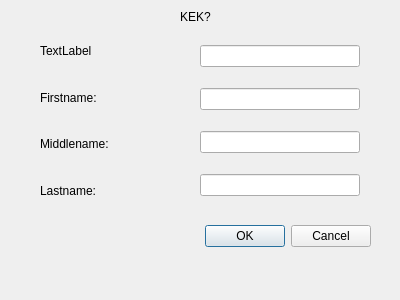
<?xml version="1.0" encoding="UTF-8"?>
<ui version="4.0">
 <class>EditRecord</class>
 <widget class="QDialog" name="EditRecord">
  <property name="geometry">
   <rect>
    <x>0</x>
    <y>0</y>
    <width>400</width>
    <height>300</height>
   </rect>
  </property>
  <property name="windowTitle">
   <string>Dialog</string>
  </property>
  <widget class="QDialogButtonBox" name="buttonBox">
   <property name="geometry">
    <rect>
     <x>30</x>
     <y>220</y>
     <width>341</width>
     <height>32</height>
    </rect>
   </property>
   <property name="orientation">
    <enum>Qt::Horizontal</enum>
   </property>
   <property name="standardButtons">
    <set>QDialogButtonBox::Cancel|QDialogButtonBox::Ok</set>
   </property>
  </widget>
  <widget class="QLabel" name="label">
   <property name="geometry">
    <rect>
     <x>180</x>
     <y>10</y>
     <width>46</width>
     <height>13</height>
    </rect>
   </property>
   <property name="text">
    <string>KEK?</string>
   </property>
  </widget>
  <widget class="QWidget" name="verticalLayoutWidget">
   <property name="geometry">
    <rect>
     <x>40</x>
     <y>30</y>
     <width>160</width>
     <height>181</height>
    </rect>
   </property>
   <layout class="QVBoxLayout" name="verticalLayout">
    <item>
     <widget class="QLabel" name="label_3">
      <property name="text">
       <string>TextLabel</string>
      </property>
     </widget>
    </item>
    <item>
     <widget class="QLabel" name="label_5">
      <property name="text">
       <string>Firstname:</string>
      </property>
     </widget>
    </item>
    <item>
     <widget class="QLabel" name="label_4">
      <property name="text">
       <string>Middlename:</string>
      </property>
     </widget>
    </item>
    <item>
     <widget class="QLabel" name="label_2">
      <property name="text">
       <string>Lastname:</string>
      </property>
     </widget>
    </item>
   </layout>
  </widget>
  <widget class="QWidget" name="verticalLayoutWidget_2">
   <property name="geometry">
    <rect>
     <x>200</x>
     <y>30</y>
     <width>160</width>
     <height>181</height>
    </rect>
   </property>
   <layout class="QVBoxLayout" name="verticalLayout_2">
    <item>
     <widget class="QLineEdit" name="aaa"/>
    </item>
    <item>
     <widget class="QLineEdit" name="fnEdit"/>
    </item>
    <item>
     <widget class="QLineEdit" name="mdlEdit"/>
    </item>
    <item>
     <widget class="QLineEdit" name="lstEdit"/>
    </item>
   </layout>
  </widget>
 </widget>
 <resources/>
 <connections>
  <connection>
   <sender>buttonBox</sender>
   <signal>accepted()</signal>
   <receiver>EditRecord</receiver>
   <slot>accept()</slot>
   <hints>
    <hint type="sourcelabel">
     <x>248</x>
     <y>254</y>
    </hint>
    <hint type="destinationlabel">
     <x>157</x>
     <y>274</y>
    </hint>
   </hints>
  </connection>
  <connection>
   <sender>buttonBox</sender>
   <signal>rejected()</signal>
   <receiver>EditRecord</receiver>
   <slot>reject()</slot>
   <hints>
    <hint type="sourcelabel">
     <x>316</x>
     <y>260</y>
    </hint>
    <hint type="destinationlabel">
     <x>286</x>
     <y>274</y>
    </hint>
   </hints>
  </connection>
 </connections>
</ui>
